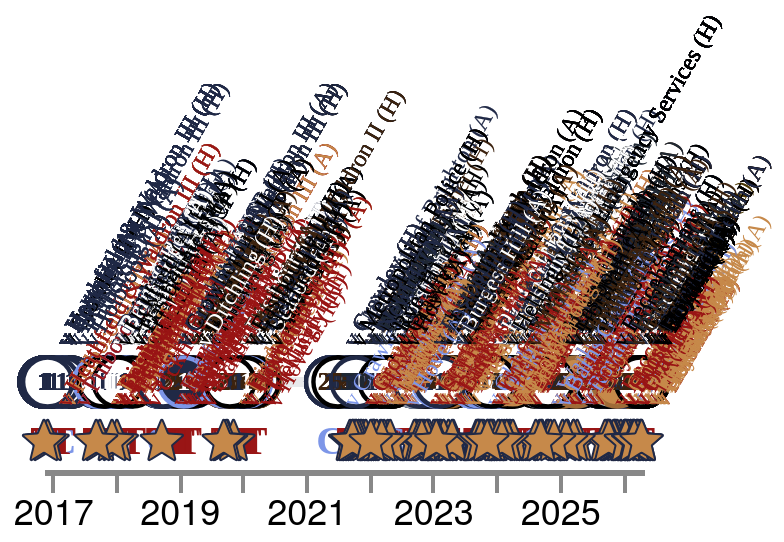

Vega-Lite specification stored for this chart:
### Vega-Lite specification from a JSON file in a GitHub repository (floating-point values rounded to 4 significant figures; data arrays with more than 128 entries replaced by an {"elided": "..."} marker saying what was removed)
{"config": {"axis": {"labelFont": "PT Sans Narrow, Helvetica Neue, Helvetica, Arial, sans-serif", "titleFont": "PT Sans Narrow, Helvetica Neue, Helvetica, Arial, sans-serif", "labelFontSize": 13, "titleFontSize": 24, "gridColor": "#202947", "gridOpacity": 0.2, "zindex": 1}, "text": {"font": "Lato, sans-serif"}, "bar": {"cornerRadiusEnd": 5}, "header": {"labelFont": "PT Sans Narrow, Helvetica Neue, Helvetica, Arial, sans-serif", "titleFont": "PT Sans Narrow, Helvetica Neue, Helvetica, Arial, sans-serif", "labelFontSize": 24, "titleFontSize": 28, "labelFontWeight": "bold", "orient": "left"}, "legend": {"labelFont": "PT Sans Narrow, Helvetica Neue, Helvetica, Arial, sans-serif", "titleFont": "PT Sans Narrow, Helvetica Neue, Helvetica, Arial, sans-serif", "labelFontSize": 14, "titleFontSize": 16, "titlePadding": 5, "fillColor": "white", "strokeColor": "black", "padding": 10, "titleFontWeight": "lighter", "titleFontStyle": "italic", "titleColor": "gray", "offset": 10}, "title": {"font": "PT Sans Narrow, Helvetica Neue, Helvetica, Arial, sans-serif", "fontSize": 48, "fontWeight": "bold", "anchor": "start", "align": "center", "titlePadding": 20, "subtitlePadding": 10, "subtitleFontSize": 13, "subtitleColor": "", "subtitleFontStyle": "italic", "offset": 15, "color": "black"}, "axisX": {"labelAngle": 0}, "facet": {"title": null, "header": null, "align": {"row": "each", "column": "each"}}, "resolve": {"scale": {"y": "independent", "facet": "independent"}}, "background": "transparent", "scale": {"offsetBandPaddingOuter": 0.2, "offsetBandPaddingInner": 0.1}, "view": {"stroke": null, "background": "transparent"}}, "layer": [{"mark": {"type": "line", "color": "#202946", "opacity": 0.1, "strokeWidth": 5}, "encoding": {"tooltip": [{"field": "player", "title": "Player", "type": "nominal"}, {"field": "event_label", "title": "Milestone", "type": "nominal"}, {"field": "event_date_label", "title": "Date", "type": "nominal"}, {"field": "detail", "title": "Match", "type": "nominal"}, {"field": "result_label", "title": "Result", "type": "nominal"}, {"field": "squad_label", "title": "Squad", "type": "nominal"}], "x": {"axis": {"domainWidth": 3, "format": "%Y", "grid": false, "labelAngle": 0, "labelFlush": false, "labelFontSize": 18, "tickCount": "year", "tickSize": 10, "tickWidth": 2, "title": null}, "field": "date", "type": "temporal"}, "y": {"axis": null, "field": "row_type", "type": "nominal"}}, "transform": [{"filter": "(datum.row_type === 'appearance')"}]}, {"mark": {"type": "point", "filled": true, "opacity": 1, "shape": "circle", "size": 600, "strokeWidth": 2.2}, "encoding": {"color": {"field": "symbol_fill", "legend": null, "scale": null, "type": "nominal"}, "stroke": {"field": "symbol_stroke", "legend": null, "scale": null, "type": "nominal"}, "tooltip": [{"field": "player", "title": "Player", "type": "nominal"}, {"field": "event_label", "title": "Milestone", "type": "nominal"}, {"field": "event_date_label", "title": "Date", "type": "nominal"}, {"field": "detail", "title": "Match", "type": "nominal"}, {"field": "result_label", "title": "Result", "type": "nominal"}, {"field": "squad_label", "title": "Squad", "type": "nominal"}], "x": {"axis": {"domainWidth": 3, "format": "%Y", "grid": false, "labelAngle": 0, "labelFlush": false, "labelFontSize": 18, "tickCount": "year", "tickSize": 10, "tickWidth": 2, "title": null}, "field": "date", "type": "temporal"}, "y": {"axis": null, "field": "row_type", "type": "nominal"}}, "transform": [{"filter": "(datum.row_type === 'appearance')"}]}, {"mark": {"type": "text", "align": "center", "baseline": "middle", "font": "PT Sans Narrow", "fontSize": 13, "fontWeight": "bold"}, "encoding": {"color": {"field": "symbol_text_color", "legend": null, "scale": null, "type": "nominal"}, "text": {"field": "symbol_text", "type": "nominal"}, "tooltip": [{"field": "player", "title": "Player", "type": "nominal"}, {"field": "event_label", "title": "Milestone", "type": "nominal"}, {"field": "event_date_label", "title": "Date", "type": "nominal"}, {"field": "detail", "title": "Match", "type": "nominal"}, {"field": "result_label", "title": "Result", "type": "nominal"}, {"field": "squad_label", "title": "Squad", "type": "nominal"}], "x": {"axis": {"domainWidth": 3, "format": "%Y", "grid": false, "labelAngle": 0, "labelFlush": false, "labelFontSize": 18, "tickCount": "year", "tickSize": 10, "tickWidth": 2, "title": null}, "field": "date", "type": "temporal"}, "y": {"axis": null, "field": "row_type", "type": "nominal"}}, "transform": [{"filter": "((datum.row_type === 'appearance') && (datum.symbol_text !== ''))"}]}, {"mark": {"type": "text", "align": "center", "baseline": "middle", "font": "PT Sans Narrow", "fontSize": 20, "fontWeight": "bold"}, "encoding": {"color": {"field": "symbol_text_color", "legend": null, "scale": null, "type": "nominal"}, "text": {"field": "symbol_text", "type": "nominal"}, "tooltip": [{"field": "player", "title": "Player", "type": "nominal"}, {"field": "event_label", "title": "Milestone", "type": "nominal"}, {"field": "event_date_label", "title": "Date", "type": "nominal"}, {"field": "detail", "title": "Match", "type": "nominal"}, {"field": "result_label", "title": "Result", "type": "nominal"}, {"field": "squad_label", "title": "Squad", "type": "nominal"}], "x": {"axis": {"domainWidth": 3, "format": "%Y", "grid": false, "labelAngle": 0, "labelFlush": false, "labelFontSize": 18, "tickCount": "year", "tickSize": 10, "tickWidth": 2, "title": null}, "field": "date", "type": "temporal"}, "y": {"axis": null, "field": "row_type", "type": "nominal"}}, "transform": [{"filter": "((datum.row_type === 'event') && (datum.event_key !== 'motm'))"}]}, {"mark": {"type": "point", "opacity": 1, "size": 10, "strokeWidth": 1}, "encoding": {"fill": {"field": "symbol_fill", "legend": null, "scale": null, "type": "nominal"}, "shape": {"field": "symbol_shape", "legend": null, "scale": null, "type": "nominal"}, "stroke": {"field": "symbol_stroke", "legend": null, "scale": null, "type": "nominal"}, "tooltip": [{"field": "player", "title": "Player", "type": "nominal"}, {"field": "event_label", "title": "Milestone", "type": "nominal"}, {"field": "event_date_label", "title": "Date", "type": "nominal"}, {"field": "detail", "title": "Match", "type": "nominal"}, {"field": "result_label", "title": "Result", "type": "nominal"}, {"field": "squad_label", "title": "Squad", "type": "nominal"}], "x": {"axis": {"domainWidth": 3, "format": "%Y", "grid": false, "labelAngle": 0, "labelFlush": false, "labelFontSize": 18, "tickCount": "year", "tickSize": 10, "tickWidth": 2, "title": null}, "field": "date", "type": "temporal"}, "y": {"axis": null, "field": "row_type", "type": "nominal"}}, "transform": [{"filter": "(datum.event_key === 'motm')"}]}, {"mark": {"type": "text", "align": "left", "angle": 300, "baseline": "bottom", "color": "#4a5568", "font": "PT Sans Narrow", "fontSize": 12, "xOffset": 15, "yOffset": -15}, "encoding": {"color": {"field": "symbol_text_color", "legend": null, "scale": null, "type": "nominal"}, "text": {"field": "detail", "type": "nominal"}, "tooltip": [{"field": "player", "title": "Player", "type": "nominal"}, {"field": "event_label", "title": "Milestone", "type": "nominal"}, {"field": "event_date_label", "title": "Date", "type": "nominal"}, {"field": "detail", "title": "Match", "type": "nominal"}, {"field": "result_label", "title": "Result", "type": "nominal"}, {"field": "squad_label", "title": "Squad", "type": "nominal"}], "x": {"axis": {"domainWidth": 3, "format": "%Y", "grid": false, "labelAngle": 0, "labelFlush": false, "labelFontSize": 18, "tickCount": "year", "tickSize": 10, "tickWidth": 2, "title": null}, "field": "date", "type": "temporal"}, "y": {"axis": null, "field": "row_type", "type": "nominal"}}}], "data": {"name": "data-17856bcab09685b5b199ee62606b389b"}, "height": 60, "resolve": {"scale": {"shape": "independent", "x": "shared", "y": "shared"}}, "width": "container", "$schema": "https://vega.github.io/schema/vega-lite/v5.20.1.json", "datasets": {"data-17856bcab09685b5b199ee62606b389b": {"elided": "1215 records"}}}
